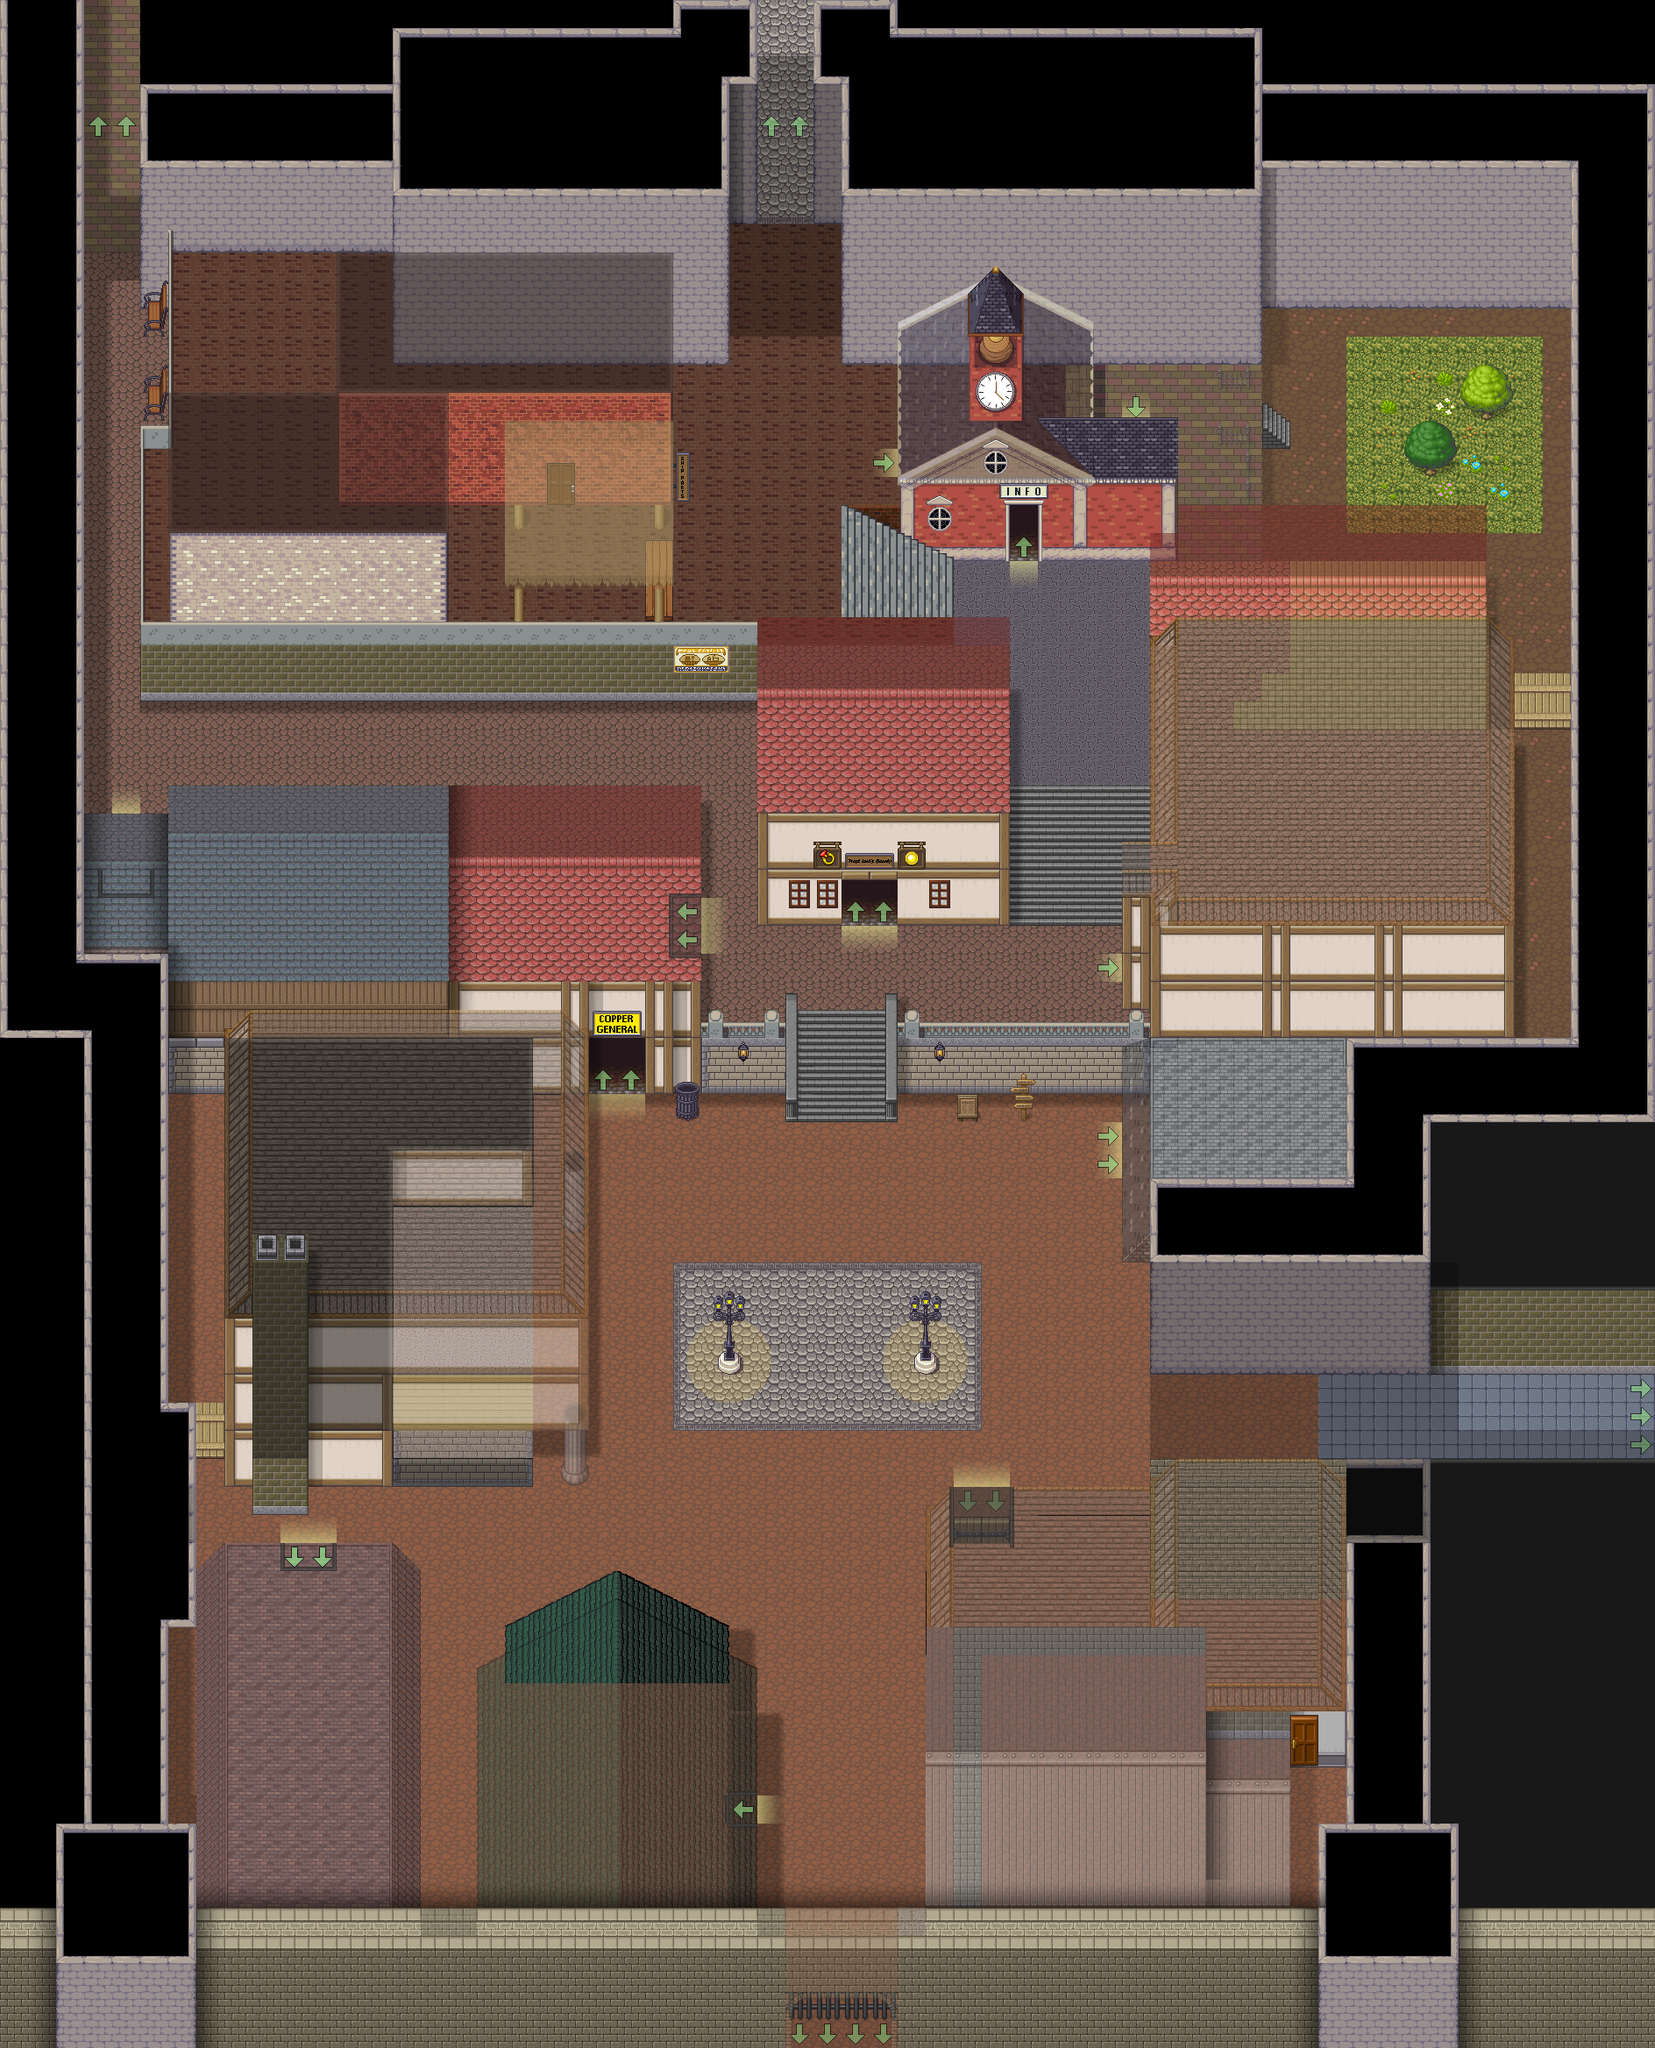

Tiled map render using the project's own tile images. Description and the map definition, with tile-layer contents summarised, below:
An orthogonal 59x73 tile map with 32x32 px tiles, 8 tile layers (Ground & BG, F1-Top, Ground Details and shadows, mid and walls, ...), 2 hidden layers not drawn, 19 tilesets and 84 objects (somewhere-flb-enter, teleport-menu, somewhere-cg-enter-s, somewhere-cg-enter-e, somewhere-ic-enter-s, ...).

<map version="1.11" tiledversion="1.11.2" orientation="orthogonal" renderorder="right-down" width="59" height="73" tilewidth="32" tileheight="32" infinite="0" nextlayerid="20" nextobjectid="151">
 <tileset firstgid="1" source="[Base]BaseChip_pipo.tsx" />
 <tileset firstgid="1001" source="[A]Wall-Up_pipo.tsx" />
 <tileset firstgid="1097" source="[Town]MageCity_cc0.tsx" />
 <tileset firstgid="1449" source="[A]LightShadow_pipo.tsx" />
 <tileset firstgid="1537" source="roofs.tsx" />
 <tileset firstgid="5633" source="[Town]colonial.tsx" />
 <tileset firstgid="6657" source="[Town]VictorianStreets_LPC.tsx" />
 <tileset firstgid="8193" source="[Town]VictorianTenement_LPC.tsx" />
 <tileset firstgid="11265" source="[Town]VictorianAccessories_LPC.tsx" />
 <tileset firstgid="13825" source="[Town]VictorianDoorsWindows_LPC.tsx" />
 <tileset firstgid="18945" source="[Town]VictorianMansion_LPC.tsx" />
 <tileset firstgid="20993" source="[Town]VictorianMarket_LPC.tsx" />
 <tileset firstgid="22273" source="Assorted_LPC/lpc-floors/floors.tsx" />
 <tileset firstgid="24321" source="custom_tilesets/[Somewhere]Walls.tsx" />
 <tileset firstgid="24481" source="custom_tilesets/[Somewhere]Wall-transparent.tsx" />
 <tileset firstgid="24577" source="custom_tilesets/[Somewhere]Ground.tsx" />
 <tileset firstgid="24665" source="custom_tilesets/[Somewhere]LightFlicker.tsx" />
 <tileset firstgid="24809" source="custom_tilesets/[A]BouncingArrows.tsx" />
 <tileset firstgid="24929" source="custom_tilesets/[Somewhere]Signs.tsx" />
 <layer id="1" name="Ground &amp; BG" width="59" height="73">
  <data>[4307 cells, 4125 non-empty, 107 distinct tile ids]</data>
 </layer>
 <layer id="2" name="F1-Top" width="59" height="73">
  <data>[4307 cells, 147 non-empty, 30 distinct tile ids]</data>
 </layer>
 <layer id="8" name="Ground Details and shadows" width="59" height="73">
  <data>[4307 cells, 386 non-empty, 94 distinct tile ids]</data>
 </layer>
 <imagelayer id="12" name="ref" visible="0" opacity="0.48" offsetx="-32" offsety="192">
  <image source="vtt-maps/District 1.webp" width="1952" height="2144" />
 </imagelayer>
 <layer id="11" name="mid and walls" width="59" height="73">
  <data>[4307 cells, 96 non-empty, 39 distinct tile ids]</data>
 </layer>
 <layer id="4" name="Roofs" width="59" height="73" opacity="0.5">
  <properties>
   <property name="z" type="int" value="3" />
  </properties>
  <data>[4307 cells, 1331 non-empty, 151 distinct tile ids]</data>
 </layer>
 <layer id="10" name="Roof and Wall Details" width="59" height="73">
  <data>[4307 cells, 185 non-empty, 76 distinct tile ids]</data>
 </layer>
 <layer id="6" name="Foreground and Transparent Upper Levels" width="59" height="73" opacity="0.5">
  <properties>
   <property name="z" type="int" value="2" />
  </properties>
  <data>[4307 cells, 196 non-empty, 14 distinct tile ids]</data>
 </layer>
 <layer id="5" name="Over-Roof Shadows" width="59" height="73">
  <data>[4307 cells, 117 non-empty, 11 distinct tile ids]</data>
 </layer>
 <imagelayer id="19" name="night overlay" visible="0" repeatx="1" repeaty="1">
  <image source="custom_tilesets/nightoverlay.png" width="32" height="32" />
  <properties>
   <property name="z" type="int" value="99" />
  </properties>
 </imagelayer>
 <objectgroup id="3" name="Object Layer 1">
  <object id="15" name="somewhere-flb-enter" x="960" y="1024" width="64" height="16">
   <properties>
    <property name="dest" value="somewhere-d1-frost-lords-bounty-f1" />
    <property name="destDir" value="u" />
    <property name="destX" type="float" value="4" />
    <property name="destY" type="float" value="13" />
   </properties>
  </object>
  <object id="17" name="teleport-menu" x="1152" y="1312">
   <point />
  </object>
  <object id="18" name="somewhere-cg-enter-s" x="672" y="1184" width="64" height="48">
   <properties>
    <property name="dest" value="somewhere-d1-copper-general-f1" />
    <property name="destDir" value="u" />
    <property name="destX" type="float" value="6.5" />
    <property name="destY" type="float" value="13" />
   </properties>
  </object>
  <object id="19" name="somewhere-cg-enter-e" x="768" y="1024" width="16" height="64">
   <properties>
    <property name="dest" value="somewhere-d1-copper-general-f1" />
    <property name="destDir" value="l" />
    <property name="destX" type="float" value="9" />
    <property name="destY" type="float" value="8.5" />
   </properties>
  </object>
  <object id="83" name="somewhere-ic-enter-s" x="1152" y="576" width="32" height="48">
   <properties>
    <property name="dest" value="somewhere-d1-info-center-f1" />
    <property name="destDir" value="u" />
    <property name="destPoint" value="exit-s" />
    <property name="destX" type="float" value="6.5" />
    <property name="destY" type="float" value="11" />
   </properties>
  </object>
  <object id="84" name="to-blacksmith" x="816" y="2048" width="32" height="32">
   <properties>
    <property name="dest" value="somewhere-d1-blacksmith-f1" />
    <property name="destDir" value="l" />
    <property name="destX" type="float" value="9" />
    <property name="destY" type="float" value="14" />
   </properties>
  </object>
  <object id="86" name="start" type="start" x="976" y="1368">
   <point />
  </object>
  <object id="109" name="to-doctor" x="1088" y="1744" width="64" height="32">
   <properties>
    <property name="dest" value="somewhere-d1-doctor-f1" />
    <property name="destDir" value="d" />
   </properties>
  </object>
  <object id="110" name="to-sheriff" x="320" y="1808" width="64" height="32">
   <properties>
    <property name="dest" value="somewhere-d1-sheriff-f1" />
    <property name="destDir" value="d" />
    <property name="destPoint" value="exit-n" />
   </properties>
  </object>
  <object id="112" name="to-district-3" x="1856" y="1568" width="32" height="96">
   <properties>
    <property name="dest" value="somewhere-district-3" />
    <property name="destDir" value="r" />
    <property name="destPoint" value="to-district-1" />
    <property name="destZ" type="float" value="0" />
   </properties>
  </object>
  <object id="113" name="to-district-2-w" x="96" y="104" width="64" height="48">
   <properties>
    <property name="dest" value="somewhere-district-2" />
    <property name="destDir" value="u" />
    <property name="destX" type="float" value="4" />
    <property name="destY" type="float" value="79" />
    <property name="destZ" type="float" value="0" />
   </properties>
  </object>
  <object id="114" name="to-district-2" x="864" y="96" width="64" height="48">
   <properties>
    <property name="dest" value="somewhere-district-2" />
    <property name="destDir" value="u" />
    <property name="destPoint" value="to-dist-1" />
    <property name="destZ" type="float" value="1" />
   </properties>
  </object>
  <object id="117" name="berrak" x="720" y="624">
   <point />
  </object>
  <object id="119" name="to-explorers-guild" x="112" y="984" width="64" height="32">
   <properties>
    <property name="dest" value="somewhere-d1-explorers-guild-f1" />
    <property name="destDir" value="d" />
   </properties>
  </object>
  <object id="125" name="Geoffrey Parker" x="1152" y="1536">
   <point />
  </object>
  </objectgroup>
 <objectgroup id="14" name="Collision Object Layer">
  <properties>
   <property name="z" type="int" value="0" />
  </properties>
  <!-- 63 objects omitted --></objectgroup>
 <objectgroup id="15" name="hideLayerZones">
  <!-- 1 objects omitted --></objectgroup>
</map>
<!-- 69 of 84 objects omitted -->
